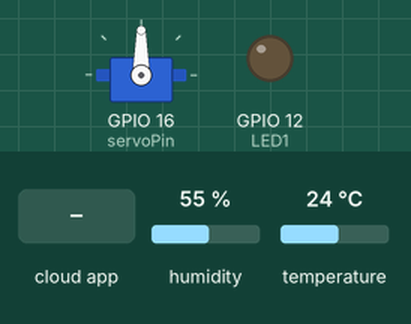
Recording of a sketch running on a simulated ESP8266 (NodeMCU). Shown: servo, output pins drawn as LEDs (lit = HIGH). The inputs (shaded band) are chosen by the test bench; at power-on: humidity 55 %, temperature 24 °C. What the sketch prints to the serial monitor is not drawn.

Above: at 1.3 s.
1.4 s: the phone or cloud app sets LED1 to 1
At 2.6 s:
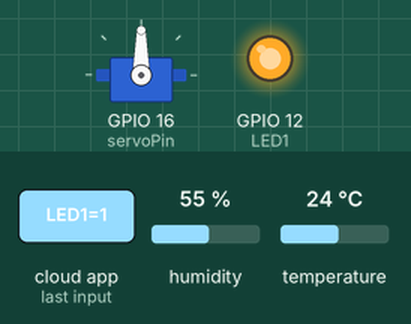
3.0 s: the phone or cloud app sets SERVOforward to 0
At 4.0 s:
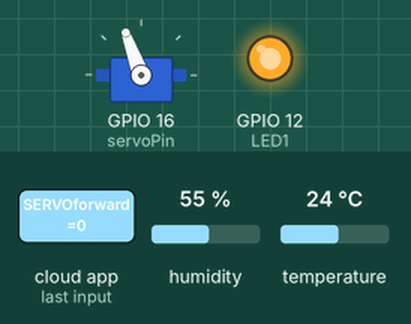
4.5 s: the phone or cloud app sets LED1 to 0
At 5.4 s:
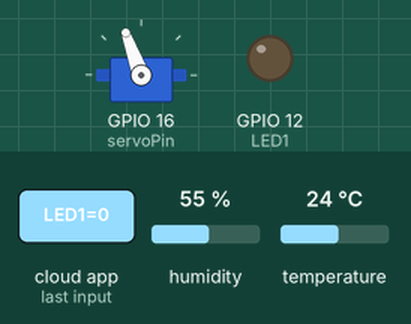
6.0 s: the phone or cloud app sets SERVOstop to 0
At 6.9 s:
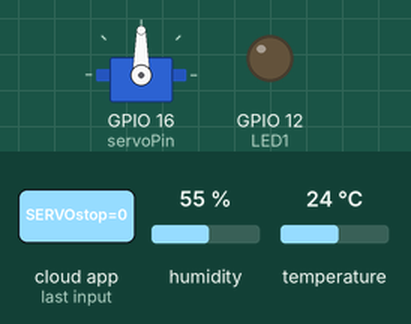
7.5 s: the phone or cloud app sets SERVOforward to 1
At 8.1 s:
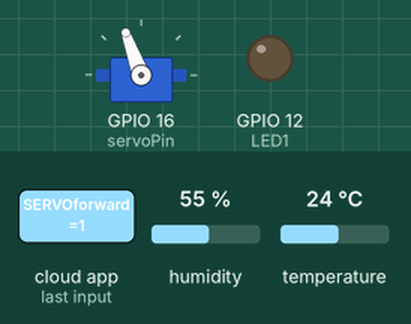
Timing chart, 0 to 10.0 s (numbered marks = the images above; inputs shaded):
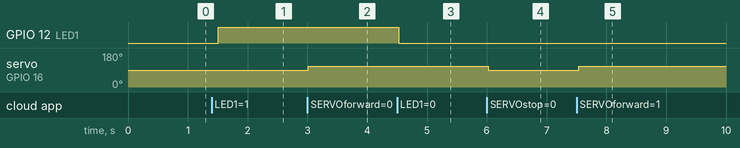

Measured:
- after the input at 1.4 s, GPIO 12 (LED1): LOW → HIGH after 0.11 s
- after the input at 3.0 s, servo on GPIO 16 (servoPin): 90° → 110° at once
- after the input at 4.5 s, GPIO 12 (LED1): HIGH → LOW at once
- after the input at 6.0 s, servo on GPIO 16 (servoPin): 110° → 90° at once
- after the input at 7.5 s, servo on GPIO 16 (servoPin): 90° → 110° at once

The sketch:

adafruit.ino
```cpp
//thinger LIBRARIES
#include <SPI.h>
#include <ESP8266WiFi.h>       //ESP8266 WiFi connection library
#include <ThingerESP8266.h>    //THINGER.IO library

//DHT22 LIBRARIES
#include <DHT.h>
#include <DHT_U.h>
#include <Adafruit_Sensor.h>

//SERVO LIBRARIES
#include <Servo.h>

//dht functions and pins
#define DHTPIN 14
#define DHTTYPE DHT22
DHT dht(DHTPIN, DHTTYPE);

//led pins
#define LED1 12

int distance;

//servo pins
#define servoPin 16
Servo servo1;

// Thinger.io connection parameters
#define user "xumengh"
#define device_Id "esp8266"
#define device_credentials "###########"
ThingerESP8266 thing(user, device_Id, device_credentials);


void setup() {
  Serial.begin(9600);

  //sensor control
  dht.begin();
  pinMode(DHTPIN, INPUT);

  //led control
  pinMode(LED1,OUTPUT);

  //servo control
  pinMode(servoPin, OUTPUT);
  servo1.attach(servoPin);
  servo1.write(90);

  // Setup WiFi
  thing.add_wifi("##########", "####");
  // Define the 'thing' with a name and data direction

  thing["LED1"]<< digitalPin(LED1);


  #define TRIGGER_PIN 15
  #define ECHO_PIN 13
  pinMode(TRIGGER_PIN, OUTPUT);
  pinMode(ECHO_PIN, INPUT);


  thing["SONIC"] >> [] (pson& out){
      double duration, distance;
      digitalWrite(TRIGGER_PIN, LOW);  // Get Start
//      delayMicroseconds(2); // stable the line
      digitalWrite(TRIGGER_PIN, HIGH); // sending 10 us pulse
//      delayMicroseconds(10); // delay
      digitalWrite(TRIGGER_PIN, LOW); // after sending pulse wating to receive signals
      duration = pulseIn(ECHO_PIN, HIGH); // calculating time
      distance = (duration/2) / 29.1; // single path
//      out["Distance"] = distance;
      out = distance;
  };


    //sensor
    thing["dhtTemp"] >> [](pson& out){
    // Add the values and the corresponding code
//      out["celsius"] = dht.readTemperature();
      out = dht.readTemperature();
    };

    thing["dhtHumi"] >> [](pson& out){
//      out["humidity"] = dht.readHumidity();
      out = dht.readHumidity();
    };

  //servo control
    ///// stop speed
  thing["SERVOstop"] << [] (pson & in) {
    if (!in.is_empty()) {
      servo1.write(90);
    }
    in = false;
  };

  ///// slow forward speed
  thing ["SERVOforward"] << [] (pson & in) {
    if (!in.is_empty()) {
      servo1.write(110);
    }
    in = false;
  };

}

void loop() {
 thing.handle();
 Serial.print("Temperature: ");
 Serial.println(dht.readTemperature());
 Serial.print("Humidity: ");
 Serial.println(dht.readHumidity());

Serial.print("Distance");
Serial.println(distance);
 delay(500);
}
```
